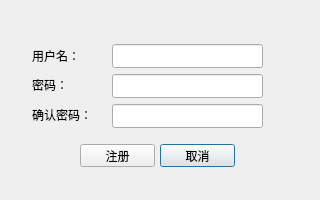
<?xml version="1.0" encoding="UTF-8"?>
<ui version="4.0">
 <class>RegisterDialog</class>
 <widget class="QDialog" name="RegisterDialog">
  <property name="geometry">
   <rect>
    <x>0</x>
    <y>0</y>
    <width>320</width>
    <height>200</height>
   </rect>
  </property>
  <property name="minimumSize">
   <size>
    <width>320</width>
    <height>200</height>
   </size>
  </property>
  <property name="maximumSize">
   <size>
    <width>320</width>
    <height>200</height>
   </size>
  </property>
  <property name="windowTitle">
   <string>注册</string>
  </property>
  <widget class="QLineEdit" name="lineEditPassword">
   <property name="geometry">
    <rect>
     <x>112</x>
     <y>74</y>
     <width>151</width>
     <height>24</height>
    </rect>
   </property>
   <property name="echoMode">
    <enum>QLineEdit::Password</enum>
   </property>
  </widget>
  <widget class="QLabel" name="label_2">
   <property name="geometry">
    <rect>
     <x>32</x>
     <y>74</y>
     <width>73</width>
     <height>21</height>
    </rect>
   </property>
   <property name="text">
    <string>密码：</string>
   </property>
  </widget>
  <widget class="QLabel" name="label">
   <property name="geometry">
    <rect>
     <x>32</x>
     <y>45</y>
     <width>73</width>
     <height>21</height>
    </rect>
   </property>
   <property name="text">
    <string>用户名：</string>
   </property>
  </widget>
  <widget class="QLineEdit" name="lineEditName">
   <property name="geometry">
    <rect>
     <x>112</x>
     <y>44</y>
     <width>151</width>
     <height>24</height>
    </rect>
   </property>
  </widget>
  <widget class="QPushButton" name="buttonCancel">
   <property name="geometry">
    <rect>
     <x>160</x>
     <y>144</y>
     <width>75</width>
     <height>23</height>
    </rect>
   </property>
   <property name="text">
    <string>取消</string>
   </property>
  </widget>
  <widget class="QPushButton" name="buttonRegister">
   <property name="geometry">
    <rect>
     <x>80</x>
     <y>144</y>
     <width>75</width>
     <height>23</height>
    </rect>
   </property>
   <property name="text">
    <string>注册</string>
   </property>
  </widget>
  <widget class="QLineEdit" name="lineEditPassword2">
   <property name="geometry">
    <rect>
     <x>112</x>
     <y>104</y>
     <width>151</width>
     <height>24</height>
    </rect>
   </property>
   <property name="echoMode">
    <enum>QLineEdit::Password</enum>
   </property>
  </widget>
  <widget class="QLabel" name="label_3">
   <property name="geometry">
    <rect>
     <x>32</x>
     <y>104</y>
     <width>73</width>
     <height>21</height>
    </rect>
   </property>
   <property name="text">
    <string>确认密码：</string>
   </property>
  </widget>
 </widget>
 <tabstops>
  <tabstop>lineEditName</tabstop>
  <tabstop>lineEditPassword</tabstop>
  <tabstop>lineEditPassword2</tabstop>
  <tabstop>buttonRegister</tabstop>
  <tabstop>buttonCancel</tabstop>
 </tabstops>
 <resources/>
 <connections/>
</ui>
